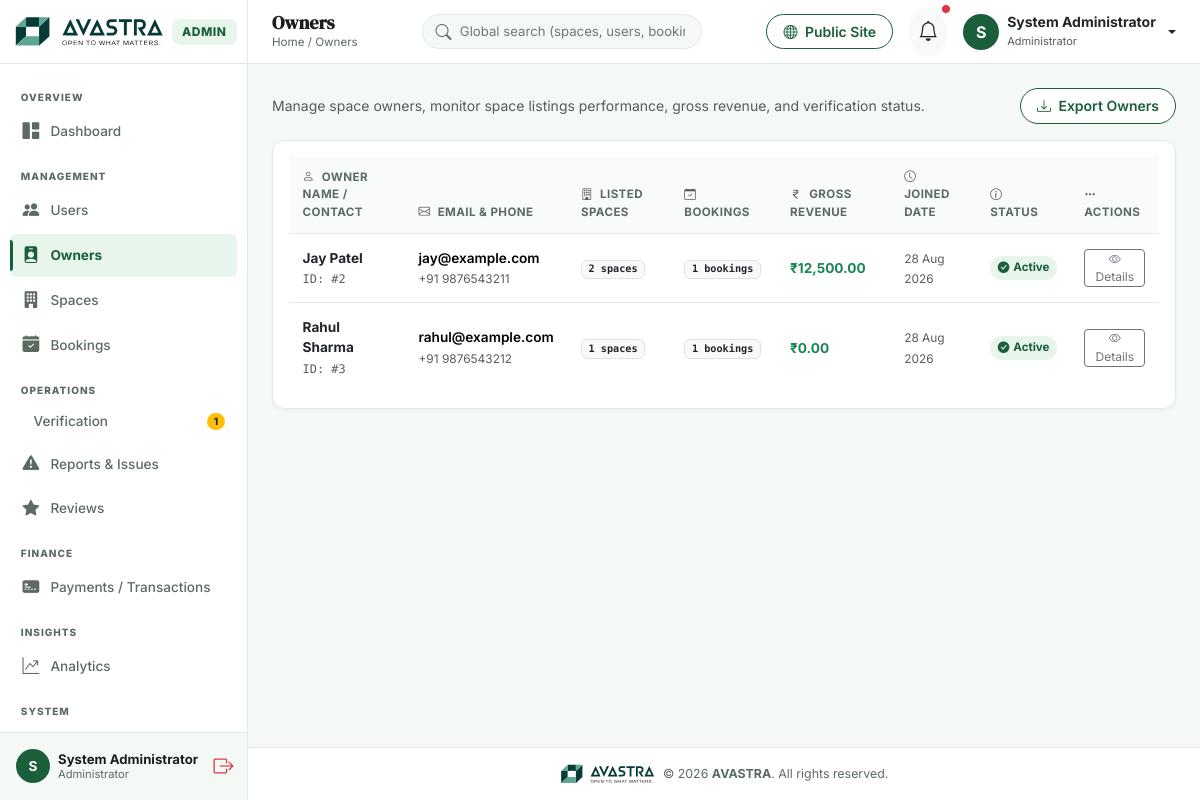
/admin/owners.php (signed in), run on the app's committed database.
### tables this page shows
CREATE TABLE IF NOT EXISTS `users` (
  `id` INT AUTO_INCREMENT PRIMARY KEY,
  `role_id` INT NOT NULL DEFAULT 2,
  `full_name` VARCHAR(100) NOT NULL,
  `email` VARCHAR(150) NOT NULL UNIQUE,
  `password_hash` VARCHAR(255) NOT NULL,
  `phone` VARCHAR(20) DEFAULT NULL,
  `profile_image` VARCHAR(255) DEFAULT 'default-avatar.png',
  `address` TEXT DEFAULT NULL,
  `city` VARCHAR(100) DEFAULT NULL,
  `state` VARCHAR(100) DEFAULT NULL,
  `zip_code` VARCHAR(20) DEFAULT NULL,
  `status` ENUM('active', 'inactive', 'blocked', 'pending') NOT NULL DEFAULT 'active',
  `email_verified` TINYINT(1) DEFAULT 0,
  `created_at` TIMESTAMP DEFAULT CURRENT_TIMESTAMP,
  `updated_at` TIMESTAMP DEFAULT CURRENT_TIMESTAMP ON UPDATE CURRENT_TIMESTAMP,
  FOREIGN KEY (`role_id`) REFERENCES `roles` (`id`) ON DELETE CASCADE
);

### classes/Database.php (called while the page is built, shortened)
<?php
class Database {
    private static ?PDO $instance = null;
    public static function getInstance(): PDO {
        if (self::$instance === null) {
            try {
                $dsn = "mysql:host=" . DB_HOST . ";dbname=" . DB_NAME . ";port=" . DB_PORT . ";charset=" . DB_CHARSET;
                $options = [
                    PDO::ATTR_ERRMODE            => PDO::ERRMODE_EXCEPTION,
                    PDO::ATTR_DEFAULT_FETCH_MODE => PDO::FETCH_ASSOC,
                    PDO::ATTR_EMULATE_PREPARES   => false,
                ];
                self::$instance = new PDO($dsn, DB_USER, DB_PASS, $options);
            } catch (PDOException $e) {
                die("<div style='font-family:sans-serif; padding:20px; background:#fff3f3; border:1px solid #ffcdd2; color:#b71c1c; border-radius:8px;'>
                        <h3>Database Connection Failed</h3>
                        <p><strong>Error:</strong> " . htmlspecialchars($e->getMessage()) . "</p>
                        <p>Please make sure XAMPP MySQL server is running and database <code>" . DB_NAME . "</code> exists.</p>
                     </div>");
            }
        }
        return self::$instance;
    }
}

### classes/Admin.php (called while the page is built, shortened)
<?php
require_once __DIR__ . '/Database.php';
class Admin {
    private PDO $db;
    public function __construct() {
        $this->db = Database::getInstance();
    }
    public function getOwnersList(): array {
        $sql = "
            SELECT u.id, u.full_name, u.email, u.phone, u.status, u.created_at,
                   COUNT(DISTINCT s.id) AS total_spaces,
                   COUNT(DISTINCT b.id) AS total_bookings,
                   COALESCE(SUM(p.amount), 0) AS total_revenue
            FROM users u
            JOIN spaces s ON u.id = s.owner_id
            LEFT JOIN bookings b ON s.id = b.space_id
            LEFT JOIN payments p ON b.id = p.booking_id AND p.status = 'completed'
            WHERE u.role_id = 2
            GROUP BY u.id
            ORDER BY total_spaces DESC
        ";
        return $this->db->query($sql)->fetchAll();
    }
}

### admin/owners.php (the view, shortened to what this page needs)
<?php
require_once __DIR__ . '/../classes/Admin.php';
require_once __DIR__ . '/includes/header.php';
require_once __DIR__ . '/includes/sidebar.php';
$adminModel = new Admin();
$owners = $adminModel->getOwnersList();
?>
<div id="admin-main">
    <?php require_once __DIR__ . '/includes/navbar.php'; ?>
    <main class="p-3 p-md-4">
        <div class="d-flex flex-column flex-sm-row justify-content-between align-items-sm-center gap-2 mb-3">
            <div>
                <p class="text-muted small mb-0">Manage space owners, monitor space listings performance, gross revenue, and verification status.</p>
            </div>
            <button onclick="window.print()" class="btn btn-outline-avastra btn-sm rounded-pill px-3 align-self-start align-self-sm-center">
                <i class="bi bi-download me-1"></i> Export Owners
            </button>
        </div>
        <div class="avastra-card p-3">
            <?php if (empty($owners)): ?>
                <div class="text-center py-5 text-muted">
                    <i class="bi bi-person-badge fs-1 text-secondary mb-2 d-block"></i>
                    No space owner accounts registered in the marketplace yet.
                </div>
            <?php else: ?>
                <div class="table-responsive">
                    <table class="table table-avastra align-middle mb-0" style="font-size:0.825rem;">
                        <thead>
                            <tr>
                                <th><i class="bi bi-person me-1 text-muted"></i> Owner Name / Contact</th>
                                <th><i class="bi bi-envelope me-1 text-muted"></i> Email & Phone</th>
                                <th><i class="bi bi-building me-1 text-muted"></i> Listed Spaces</th>
                                <th><i class="bi bi-calendar-check me-1 text-muted"></i> Bookings</th>
                                <th><i class="bi bi-currency-rupee me-1 text-muted"></i> Gross Revenue</th>
                                <th><i class="bi bi-clock me-1 text-muted"></i> Joined Date</th>
                                <th><i class="bi bi-info-circle me-1 text-muted"></i> Status</th>
                                <th><i class="bi bi-three-dots me-1 text-muted"></i> Actions</th>
                            </tr>
                        </thead>
                        <tbody>
                            <?php foreach ($owners as $o): ?>
                                <tr>
                                    <td>
                                        <div class="fw-bold text-dark"><?= htmlspecialchars($o['full_name']); ?></div>
                                        <small class="text-muted font-mono">ID: #<?= $o['id']; ?></small>
                                    </td>
                                    <td>
                                        <div class="fw-semibold"><?= htmlspecialchars($o['email']); ?></div>
                                        <small class="text-muted"><?= htmlspecialchars($o['phone'] ?? 'N/A'); ?></small>
                                    </td>
                                    <td><span class="badge bg-light text-dark border font-mono"><?= $o['total_spaces']; ?> spaces</span></td>
                                    <td><span class="badge bg-light text-dark border font-mono"><?= $o['total_bookings']; ?> bookings</span></td>
                                    <td class="fw-bold text-success">₹<?= number_format((float)$o['total_revenue'], 2); ?></td>
                                    <td><small class="text-muted"><?= date('d M Y', strtotime($o['created_at'])); ?></small></td>
                                    <td>
                                        <?php if ($o['status'] === 'active'): ?>
                                            <span class="badge-status active"><i class="bi bi-check-circle-fill"></i> Active</span>
                                        <?php else: ?>
                                            <span class="badge-status blocked"><i class="bi bi-slash-circle-fill"></i> Suspended</span>
                                        <?php endif; ?>
                                    </td>
                                    <td>
                                        <button class="btn btn-sm btn-outline-secondary py-0 px-2" style="font-size:0.75rem;" data-bs-toggle="modal" data-bs-target="#ownerModal<?= $o['id']; ?>">
                                            <i class="bi bi-eye"></i> Details
                                        </button>
                                    </td>
                                </tr>
                            <?php endforeach; ?>
                        </tbody>
                    </table>
                </div>
            <?php endif; ?>
        </div>
    </main>
<?php require_once __DIR__ . '/includes/footer.php'; ?>

### assets/css/admin.css (style rules this page uses)
:root { --avastra-primary: #1B5E3A; --avastra-primary-light: #4CAF6D; --avastra-light-green: #E7F5EC; --avastra-supporting-green: #9FD4B4; --avastra-soft-neutral: #DCE6E0; --avastra-muted: #5C6B62; --avastra-ink: #1A1F1C; --avastra-white: #FFFFFF; --avastra-warning: #E8A33D; --avastra-body-bg: #F4F9F6; --avastra-sidebar-bg: #FFFFFF; --avastra-header-bg: #FFFFFF; --avastra-card-bg: #FFFFFF; --avastra-border-color: #E2E8F0; --avastra-radius-sm: 6px; --avastra-radius-md: 10px; --avastra-radius-lg: 12px; --avastra-shadow-sm: 0 1px 3px rgba(0, 0, 0, 0.03), 0 1px 2px rgba(0, 0, 0, 0.02); --avastra-shadow-md: 0 4px 12px -2px rgba(27, 94, 58, 0.05); }
body { font-family: 'Inter', -apple-system, BlinkMacSystemFont, sans-serif; background-color: var(--avastra-body-bg); color: var(--avastra-ink); overflow-x: hidden; }
code, .font-mono { font-family: 'DM Mono', monospace; }
#admin-main { margin-left: 248px; flex-grow: 1; display: flex; flex-direction: column; min-width: 0; }
.avastra-card { background: var(--avastra-card-bg); border-radius: var(--avastra-radius-lg); border: 1px solid var(--avastra-border-color); box-shadow: var(--avastra-shadow-sm); padding: 1.25rem; margin-bottom: 1.15rem; }
.table-avastra { width: 100%; border-collapse: separate; border-spacing: 0; }
.table-avastra th { background: #F8FAFC; color: var(--avastra-muted); font-weight: 700; font-size: 0.725rem; text-transform: uppercase; letter-spacing: 0.4px; padding: 0.75rem 0.85rem; border-bottom: 1px solid var(--avastra-border-color); }
.table-avastra td { padding: 0.85rem; border-bottom: 1px solid var(--avastra-border-color); vertical-align: middle; font-size: 0.85rem; }
.table-avastra tr:last-child td { border-bottom: none; }
.badge-status { padding: 0.28em 0.65em; border-radius: 16px; font-size: 0.725rem; font-weight: 700; display: inline-flex; align-items: center; gap: 4px; }
.badge-status.approved, .badge-status.verified, .badge-status.active, .badge-status.published, .badge-status.completed, .badge-status.paid { background: var(--avastra-light-green); color: var(--avastra-primary); }
.btn-outline-avastra { background: #ffffff; color: var(--avastra-primary); border: 1px solid var(--avastra-primary); font-weight: 600; border-radius: var(--avastra-radius-sm); padding: 0.4rem 1rem; }

### data on the page
users: full_name "Jay Patel", id "2", email "jay@example.com", phone "+91 9876543211", total_spaces "2", total_bookings "1", total_revenue "12,500.00", created_at "28 Aug 2026", status "active" (drawn)
users: full_name "Rahul Sharma", id "3", email "rahul@example.com", phone "+91 9876543212", total_spaces "1", total_bookings "1", total_revenue "0.00", created_at "28 Aug 2026", status "active" (drawn)

### other printed values
$pendingVerificationCount "1"
substr($currentUser['full_name'] ?? 'A', 0, 1) "S"
$currentUser['full_name'] "System Administrator"
$pageTitle "Owners"
